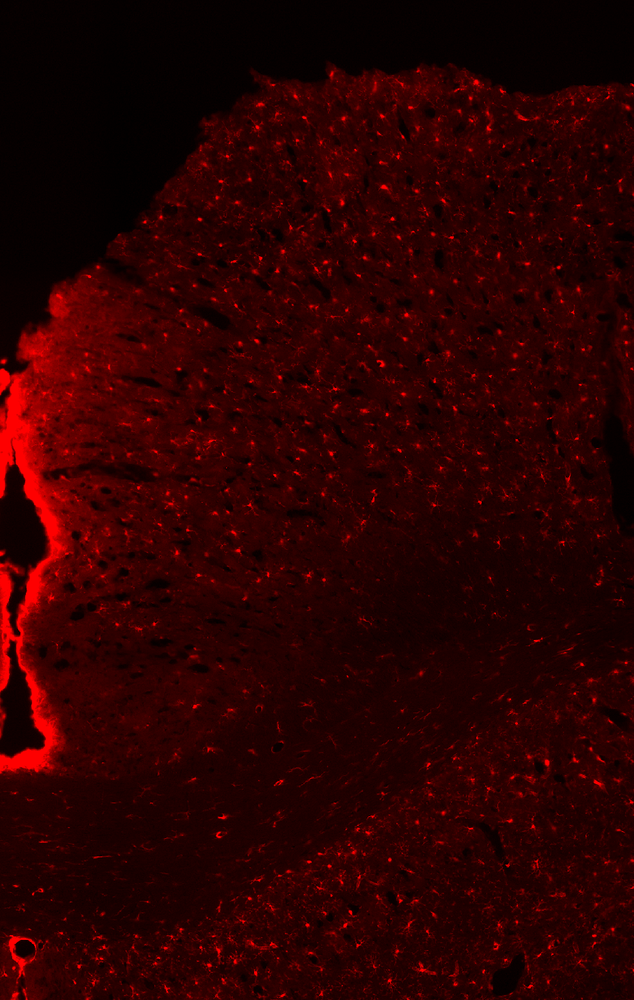
#> input picture RSG.tif, 634 x 1000 px, shrunk from 928 x 1464 before the run
$ python -i area_cicatriz.py   (imports and definitions only)
#> lines starting #> are read from the running program, lines starting #| are printed output that depends on the picture
### ethanol/morpho.py
#!/usr/bin/env python3
# -*- coding: utf-8 -*-
"""
Created on Tue May 23 18:02:46 2023

@author: juanpablomayaarteaga
"""

import os
import tifffile as tiff
import re

# [48 lines left out: functions name_2_num, name_to_number, save_tif, not called in this run]


def set_path(path):
    if not os.path.isdir(path):
        os.mkdir(path)

    return path


import numpy as np
import cv2


# [6 lines left out: function gammaCorrection, not called in this run]


from PIL import Image

# [58 lines left out: functions padding, find_contours, polygon, calculate_area, not called in this run]


from scipy.ndimage import label, generate_binary_structure

# [88 lines left out: functions erase, detect_and_color, count_branches, not called in this run]


from scipy.ndimage import label, generate_binary_structure

# [46 lines left out: functions count, detect_features, not called in this run]


import cv2
import numpy as np
from skimage.measure import label as labels, regionprops

# [89 lines left out: function sholl_circles, not called in this run]

### ethanol/area_cicatriz.py
#!/usr/bin/env python3
# -*- coding: utf-8 -*-
"""
Created on Wed Nov 22 17:43:38 2023

@author: juanpablomayaarteaga
"""


import os
from morpho import set_path
import cv2
import numpy as np
import matplotlib.pyplot as plt


i_path = "/Users/juanpablomayaarteaga/Desktop/PCM"
o_path = set_path(i_path + "/Output_images/")

def calculate_area(image):
    # Read the  image
#> called with image = '../RSG.tif'
    image = cv2.imread(image, cv2.IMREAD_GRAYSCALE)
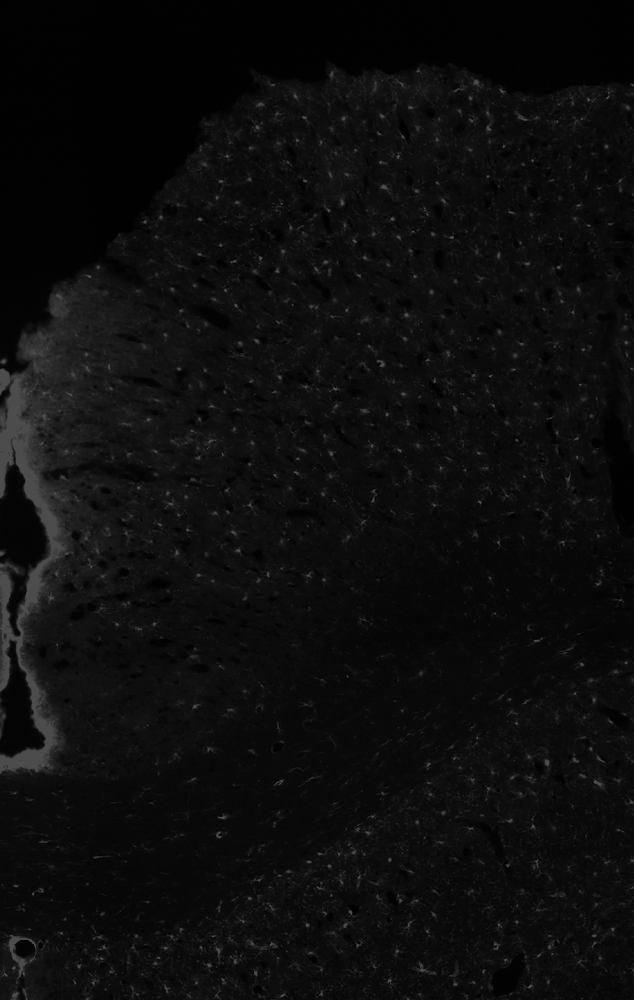
#> image: shape (1000, 634); min 0, max 76, mean 13.1


    # Apply thresholding to convert to binary image
    _, thresholded_image = cv2.threshold(image, 100, 255, cv2.THRESH_BINARY)
#> thresholded_image: shape (1000, 634); every value is 0

    # Find connected components and label them
    num_labels, labels, stats, centroids = cv2.connectedComponentsWithStats(thresholded_image, connectivity=8)
#> labels: shape (1000, 634) int32; every value is 0
#> num_labels = 1; stats = [[0, 0, 634, 1000, 634000]]; centroids = [[316.5, 499.5]]

    # Find the label with the largest area
#> (the run stopped early here; a loop or call above may not have finished)
